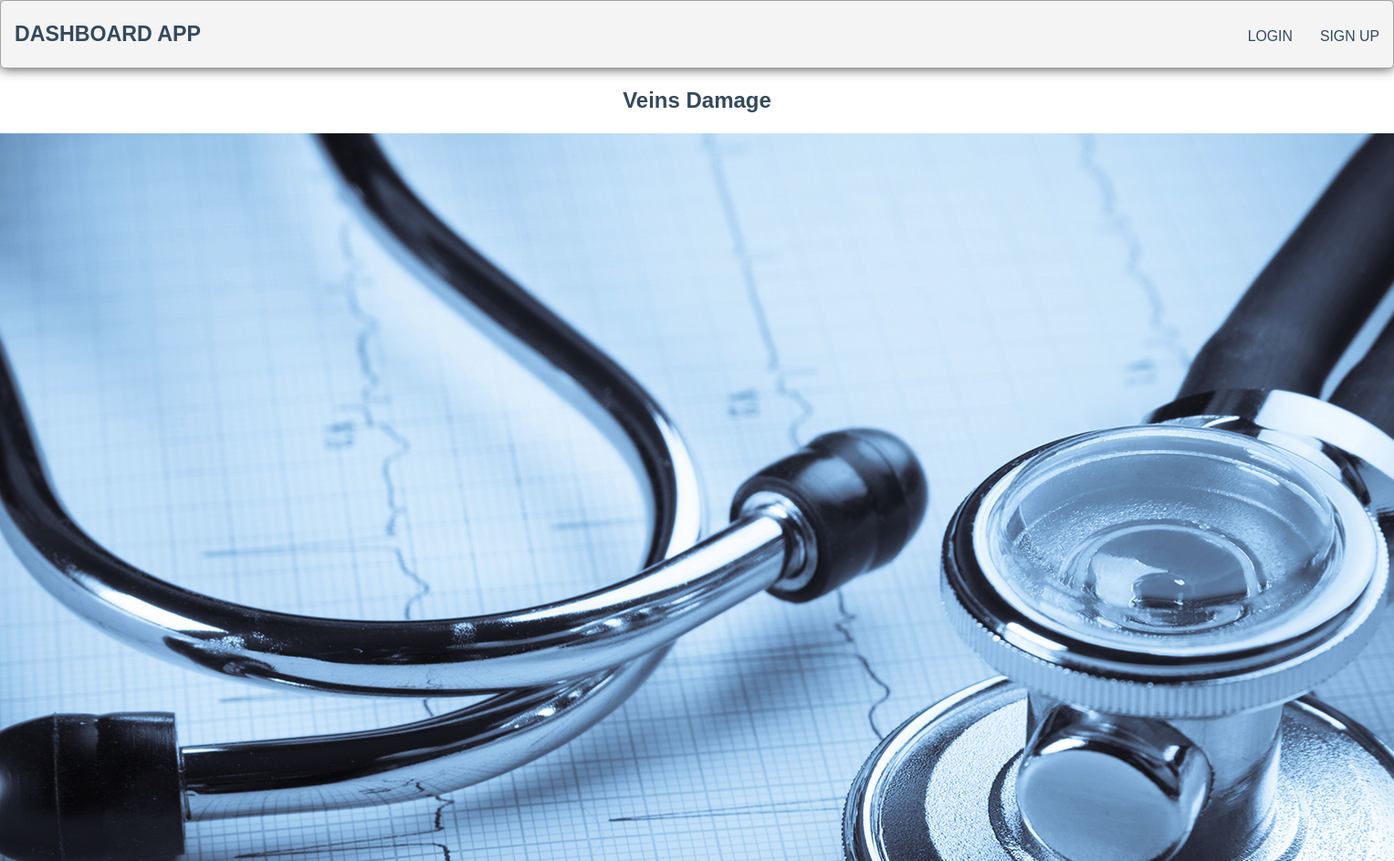
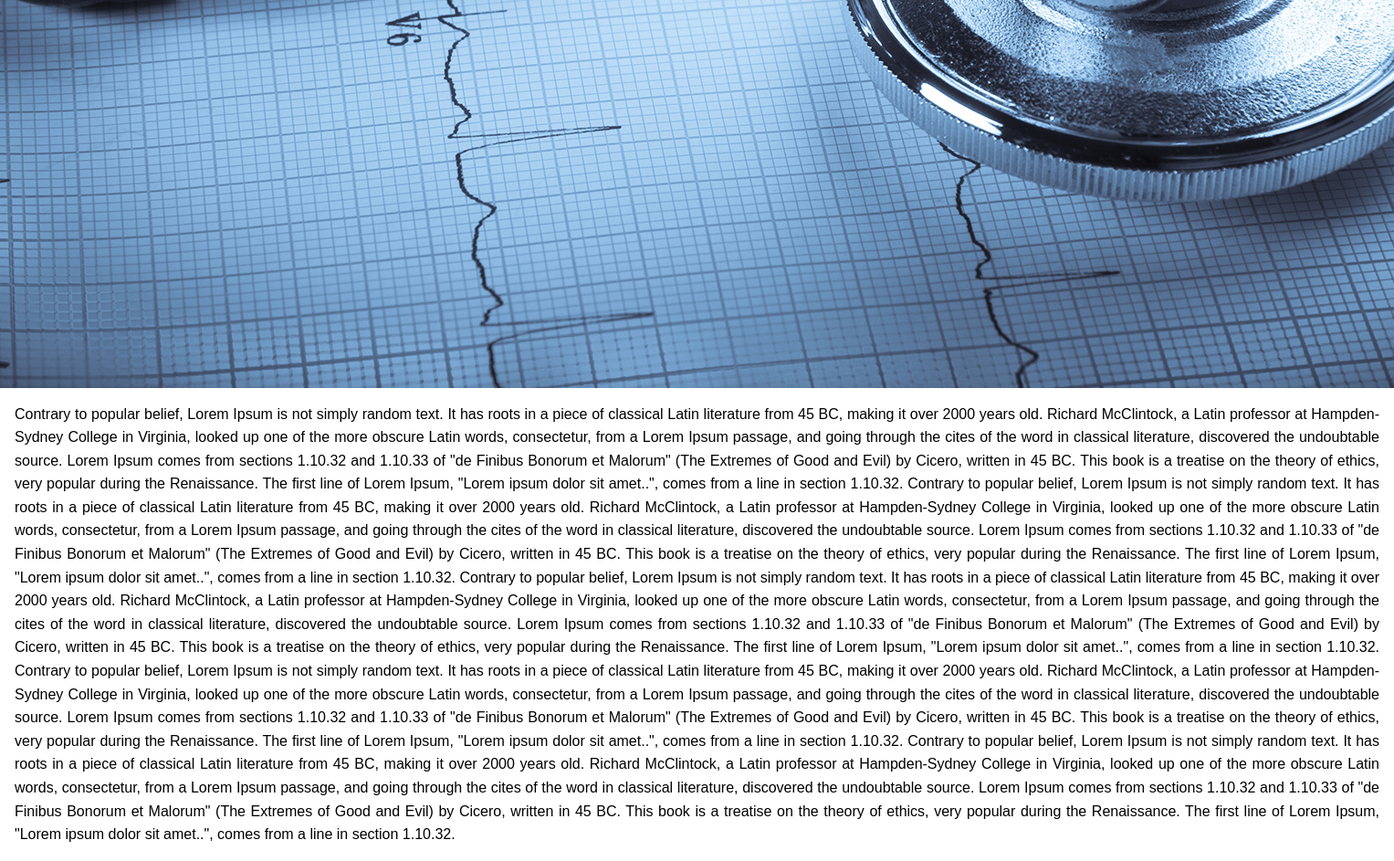
The page /blog/7 on the database its author committed (2 pictures, top to bottom).
### base/models.py (models this page shows)
class Blog(models.Model):
    author = models.ForeignKey(CustomUser, on_delete=models.CASCADE, null=True)
    title = models.CharField(null=True, blank=False, max_length=150)
    image = models.ImageField(upload_to = 'images/', null = True, blank = False)
    category = models.CharField(
        max_length=20, choices=CATEGORIES, default="HEART DISEASE"
    )
    draft = models.CharField(
        max_length=4, choices=DRAFT, default="NO"
    )
    summary = models.TextField(null=True, blank=False)
    content = models.TextField(null=True, blank=False)
    updated = models.DateTimeField(auto_now=True, null=True) #whenever user updates something about this model, date is recorded
    created = models.DateTimeField(auto_now_add=True, null=True) # records date of creation og entry of this model table
    class Meta:
        ordering = ['-updated', 'created']

### base/views.py (the view)
# urls.py: path("blog/<str:pk>", views.blogDetail, name="blog"),
def blogDetail(request, pk):
    blog = Blog.objects.get(id=pk)
    context = {"blog": blog}
    return render(request, "base/blog_view.html", context)

### base/templates/base/blog_view.html (shortened to what this page needs)
{% extends 'main.html' %}
{% block content %}
<div>
<h2 class="heading">
    {{blog.title}}
</h2>
</div>
<div class="image">
    <img
        src="{{ blog.image.url }}"
      />
</div>
<div class="content">
    {{blog.content}}
</div>
{% endblock %}

### templates/navbar.html (style rules this page uses)
* { box-sizing: border-box; }
body { font-family: "Montserrat", sans-serif; line-height: 1.6; margin: 0; min-height: 100vh; }
h2, h3, a { color: #34495e; }

### base/templates/base/blog_view.html (style rules this page uses)
.heading { display: flex; flex-wrap: wrap; justify-content: center; margin: 1rem; }
.content { display: flex; flex-wrap: wrap; justify-content: center; margin: 1rem; text-align: justify; }
.image { display: flex; flex-wrap: wrap; justify-content: center; margin: 1rem; }

### rows shown on the page
Blog: title "Veins Damage", image (picture), content "Contrary to popular belief, Lorem Ipsum is not simply random text. It has roots in a piece of classical Latin literature from 45 BC, making it over 2000 years old. Richard McClintock, a Latin professor at Hampden-Sydney College in Virginia, looked up one of the more obscure Latin words, consectetur, from a Lorem Ipsum passage, and going through the cites of the word in classical literature, discovered the undoubtable source. Lorem Ipsum comes from sections 1.10.32 and 1.10.33 of \"de Finibus Bonorum et Malorum\" (The Extremes of Good and Evil) by Cicero, written in 45 BC. This book is a treatise on the theory of ethics, very popular during the Renaissance. The first line of Lorem Ipsum,…"
